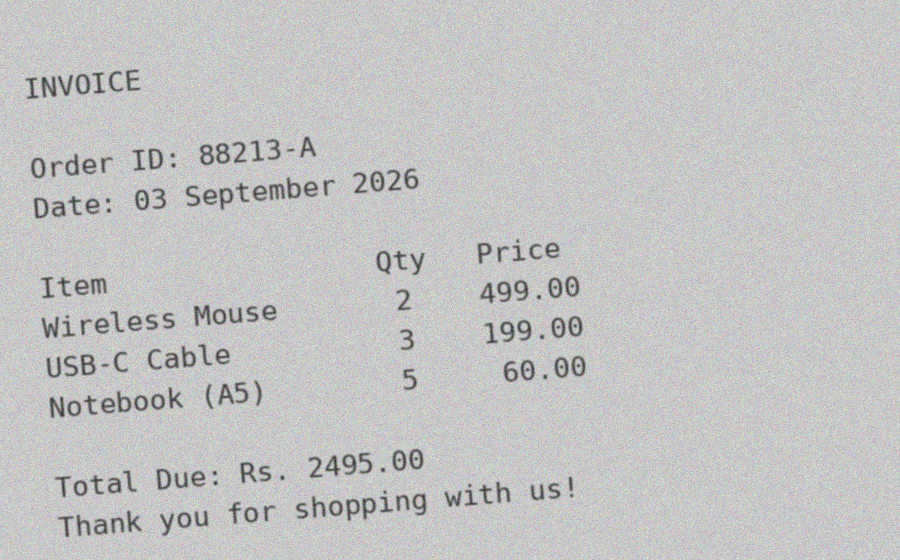
#> input picture noisy_document.png, 900 x 560 px, found by its file name
$ jupyter execute --allow-errors OCR_pipeline_simplr.ipynb   (shell and % lines are left out)
#> lines starting #> are read from the running program, lines starting #| are printed output that depends on the picture
# OCR Framework Shootout: Tesseract vs EasyOCR vs a Vision-Language Model

This notebook runs the same test images through three different ways of
turning an image into text, and scores each one so you can see which is
actually worth building on:

1. **Tesseract** — the classic, install-and-go OCR engine (LSTM-based)
2. **EasyOCR** — a modern deep-learning OCR framework (CRAFT detector + CRNN recognizer)
3. **A vision-language model (VLM), via OpenRouter** — not a dedicated OCR
   model at all, just a general-purpose multimodal LLM asked to transcribe
   the image

We test each one on a **printed document** and **two handwriting samples**,
score everything against known ground truth, and explain the accuracy
methodology in Section 2 below.

## 0. Setup

Installs the four frameworks' dependencies. Tesseract itself is a system
binary (not just a Python package), so it's installed separately via `apt`.

[cell 1]
import shutil, subprocess


if shutil.which("tesseract") is None:
    subprocess.run(["apt-get", "install", "-y", "tesseract-ocr"], check=True)
#> (this line was passed over: subprocess is not available in this run)
else:
    print("Tesseract binary already installed:", shutil.which("tesseract"))

[cell 2]
import os
import time
import difflib

import cv2
import numpy as np
import pytesseract
import matplotlib.pyplot as plt
import pandas as pd

def show(images, titles=None, figsize=(14, 5)):
    """Display one or more BGR/grayscale images side-by-side."""
    if not isinstance(images, list):
        images = [images]
    if titles is None:
        titles = [f"Image {i+1}" for i in range(len(images))]
    fig, axes = plt.subplots(1, len(images), figsize=figsize)
    if len(images) == 1:
        axes = [axes]
    for ax, img, title in zip(axes, images, titles):
        if img.ndim == 2:
            ax.imshow(img, cmap="gray")
        else:
            ax.imshow(cv2.cvtColor(img, cv2.COLOR_BGR2RGB))
        ax.set_title(title, fontsize=10)
        ax.axis("off")
    plt.tight_layout()
    plt.show()

[cell 3]
def deskew(image):
    # Convert to binary if not already
    if image.ndim == 3:
        gray = cv2.cvtColor(image, cv2.COLOR_BGR2GRAY)
        binary = cv2.threshold(gray, 0, 255, cv2.THRESH_BINARY | cv2.THRESH_OTSU)[1]
    elif image.ndim == 2:
        binary = cv2.threshold(image, 0, 255, cv2.THRESH_BINARY | cv2.THRESH_OTSU)[1]
    else:
        return image, 0 # Return original if not 2D or 3D

    coords = np.column_stack(np.where(binary > 0))
    if len(coords) < 2:
        return image, 0 # Not enough points to compute angle

    angle = cv2.minAreaRect(coords)[-1]
    if angle < -45:
        angle = -(90 + angle)
    else:
        angle = -angle
    (h, w) = image.shape[:2]
    center = (w // 2, h // 2)
    M = cv2.getRotationMatrix2D(center, angle, 1.0)
    rotated = cv2.warpAffine(image, M, (w, h), flags=cv2.INTER_CUBIC, borderMode=cv2.BORDER_REPLICATE)
    return rotated, angle

[cell 4]
def preprocess_for_ocr(image_bgr, scale=1.5, denoise_strength=15, apply_morphology=False):
    """
    Cleans up a document image for OCR.

    Steps: grayscale -> upscale -> denoise -> deskew -> binarize -> (optional) morphology

    Parameters
    ----------
    image_bgr : np.ndarray
        Input image as loaded by cv2.imread (BGR color).
    scale : float
        Upscale factor. Use >1 for small/low-res text, 1.0 to skip.
    denoise_strength : int
        Strength of Non-Local-Means denoising ('h' parameter). Higher = more
        smoothing. Lower it if you see fine text detail being blurred away.
    apply_morphology : bool
        Whether to run an opening pass after binarizing. Turn on only if you
        see speckle noise or broken strokes in the binarized output.

    Returns
    -------
    np.ndarray
        A clean, binarized (black & white) image ready for pytesseract.
    """
    gray = cv2.cvtColor(image_bgr, cv2.COLOR_BGR2GRAY)

    if scale != 1.0:
        gray = cv2.resize(gray, None, fx=scale, fy=scale, interpolation=cv2.INTER_CUBIC)

    gray = cv2.fastNlMeansDenoising(gray, h=denoise_strength,
                                     templateWindowSize=7, searchWindowSize=21)

    gray, _ = deskew(gray)

    binary_img = cv2.threshold(gray, 0, 255, cv2.THRESH_BINARY | cv2.THRESH_OTSU)[1]

    if apply_morphology:
        binary_img = cv2.morphologyEx(binary_img, cv2.MORPH_OPEN, np.ones((2, 2), np.uint8))

    return binary_img

[cell 5]
def extract_text(image_bgr, psm=6, **preprocess_kwargs):
    """
    Full pipeline: preprocess an image, then run Tesseract on it.

    psm (page segmentation mode) 6 = "assume a single uniform block of
    text", which fits most scanned documents/invoices/receipts well.
    Use psm=3 (fully automatic) for pages with mixed layouts/columns,
    or psm=7 for a single line (e.g. a cropped ID/label field).
    """
    cleaned = preprocess_for_ocr(image_bgr, **preprocess_kwargs)
    config = f"--psm {psm}"
    text = pytesseract.image_to_string(cleaned, config=config)
    return text, cleaned

## 1. Test images and ground truth

Three images, each rendered from known source text so we have exact ground
truth to score against:

- **`noisy_document.png`** — a printed invoice, rotated ~4.5°, with reduced
  contrast, blur, and noise added (simulates a phone photo of a printed page)
- **`handwriting_cursive.png`** — a to-do list in a regular, evenly-formed
  cursive font
- **`handwriting_dkg.png`** — the same to-do list in a messier,
  irregular handwriting-style font

Using rendered text (rather than photographing real handwriting) means we
know the *exact* correct answer, which is what makes an objective accuracy
score possible at all.

[cell 6]
GROUND_TRUTH = {
    "noisy_document.png": (
        "INVOICE Order ID: 88213-A Date: 03 September 2026 Item Qty Price "
        "Wireless Mouse 2 499.00 USB-C Cable 3 199.00 Notebook (A5) 5 60.00 "
        "Total Due: Rs. 2495.00 Thank you for shopping with us!"
    ),
    "handwriting_cursive.png": (
        "Meeting notes Buy milk and eggs Call mom at 5pm "
        "Finish the report by Friday"
    ),
    "handwriting_dkg.png": (
        "Meeting notes Buy milk and eggs Call mom at 5pm "
        "Finish the report by Friday"
    ),
}

IMAGE_DIR = "/content/"
images = {name: cv2.imread(os.path.join(IMAGE_DIR, name)) for name in GROUND_TRUTH}
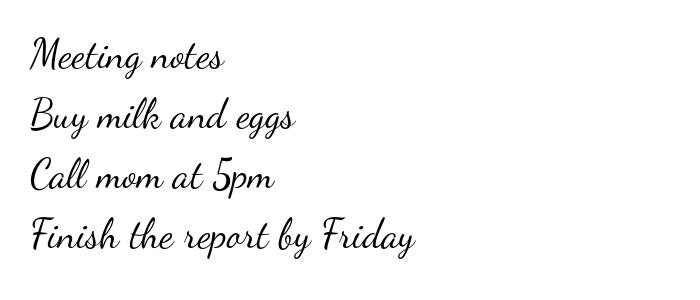
#> input picture handwriting_cursive.png, 700 x 300 px, found by its file name
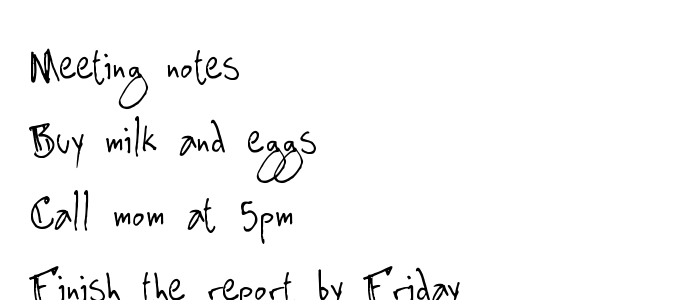
#> input picture handwriting_dkg.png, 700 x 300 px, found by its file name

show(list(images.values()), list(images.keys()))
#> the loop in show, `for ax, img, title in zip(axes, images, titles):` made 3 passes
#> title on passes 1 to 3: 'noisy_document.png', 'handwriting_cursive.png', 'handwriting_dkg.png'
#> in show, `plt.show()`:
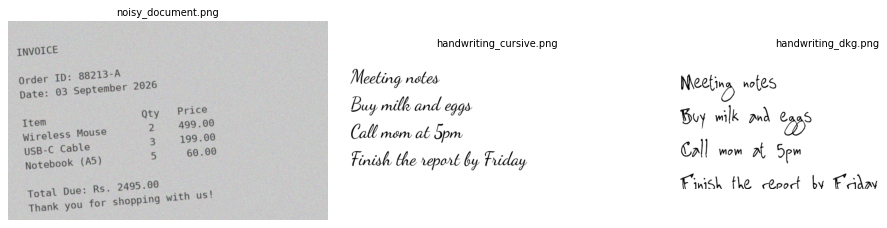
#> figure drawn by matplotlib, 3 panels

## 2. Accuracy strategy

**How do you score "accuracy" for OCR?** Character-by-character exact match
is too harsh — it penalizes a table's column spacing as if it were a wrong
letter. We use the same approach throughout this notebook:

> **Word-level similarity**: split both the OCR output and the ground truth
> into words, then use `difflib.SequenceMatcher` to compute a similarity
> ratio between the two word sequences (1.0 = identical word sequence, 0.0 =
> no overlap). This rewards getting the actual words right and ignores
> spacing/formatting differences that don't matter for readability.

1. **vs. known ground truth** — possible here because we generated the
   images ourselves. This is the "exam key" — the most trustworthy score,
   used whenever you actually have labeled data (e.g. a validation set you
   built by hand).

[cell 7]
def score(reference_text, candidate_text):
    """Word-level similarity ratio between two texts (1.0 = identical)."""
    ref_words = reference_text.split()
    cand_words = candidate_text.split()
    return difflib.SequenceMatcher(None, ref_words, cand_words).ratio()

## 3. Framework 1 — Tesseract

**Architecture:** a classical pipeline (layout analysis + connected
components) feeding an LSTM recognizer. Trained almost entirely on printed
text corpora. No GPU needed, ships as a lightweight system binary — this is
the "install and it just works" baseline every comparison should include.

We now call it using the `extract_text` function, which applies the custom
preprocessing pipeline (`preprocess_for_ocr`) before handing the cleaned image
to `pytesseract.image_to_string`. This demonstrates how preprocessing can
significantly improve Tesseract's performance, especially on noisy or skewed images.

[cell 8]
results = {}   # results[framework][image] = {"text":..., "time_s":..., "score_vs_gt":...}
results["Tesseract"] = {}

#> (the rest of this cell did not finish here and is left out)

## 4. Framework 2 — EasyOCR

**Architecture:** CRAFT (Character Region Awareness For Text detection) to
find text regions, feeding a CRNN recognizer — both deep-learning models,
PyTorch-based. Supports 80+ languages, GPU-accelerated when available.
Weights download automatically on first use (~65MB).

[cell 9]
import easyocr
import warnings

# Suppress UserWarning specifically from the torch module
warnings.filterwarnings("ignore", category=UserWarning, module="torch")

#> (the rest of this cell did not finish here and is left out)

## 6. Vision-language model, via OpenRouter

This reuses the exact OpenRouter script from earlier in this conversation —
`image_to_data_url` (base64-encodes the local image) and
`extract_text_from_image` (sends it to a vision-capable model with a strict
"transcribe verbatim" prompt), with timing added.

**Why include a general-purpose LLM in an OCR comparison at all?** It isn't
trained as an OCR model specifically, but modern VLMs have seen enormous
amounts of real-world visual text during training — including handwriting,
low-quality photos, and skewed documents — so they tend to generalize to
messy real-world images noticeably better than models trained on clean OCR
benchmarks, with zero preprocessing required.

[cell 10]
import base64
import mimetypes
from openai import OpenAI, OpenAIError

#> (the rest of this cell did not finish here and is left out)

## 7. Bringing it together

Two tables: word-level score against the **known ground truth** (Section 2,
strategy 1), and — for every framework that has a VLM result to compare
against — score against the **VLM's own output** (strategy 2), the
practical stand-in for ground truth you'd use on unlabeled real-world data.

[cell 11]
rows = []
for framework in results.keys(): # Iterate through all frameworks that were attempted
    for image_name in GROUND_TRUTH: # Ensure all images are covered for each framework
        if image_name in results[framework]: # If results exist for this framework and image
            r = results[framework][image_name]
            rows.append({
                "Framework": framework,
                "Image": image_name,
                "Time (s)": round(r["time_s"], 2),
                "Score vs Ground Truth": f"{r['score_vs_gt']:.1%}",
            })
        elif framework == "VLM (OpenRouter)": # If VLM and results are missing, add N/A
            rows.append({
                "Framework": framework,
                "Image": image_name,
                "Time (s)": "N/A", # Use N/A since time data is not available
                "Score vs Ground Truth": "N/A",
            })

df = pd.DataFrame(rows)
#> (the rest of this cell did not finish here and is left out)
